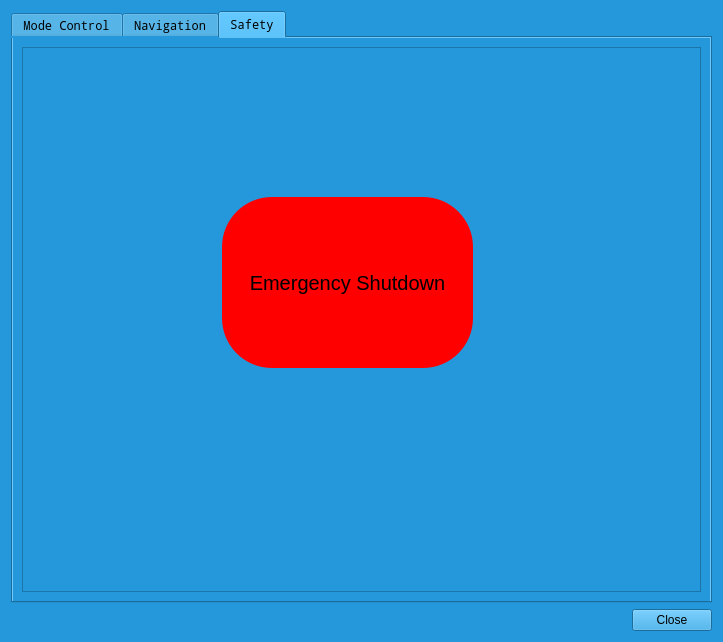
<?xml version="1.0" encoding="UTF-8"?>
<ui version="4.0">
 <class>Control</class>
 <widget class="QDialog" name="Control">
  <property name="geometry">
   <rect>
    <x>0</x>
    <y>0</y>
    <width>723</width>
    <height>642</height>
   </rect>
  </property>
  <property name="windowTitle">
   <string>Controls</string>
  </property>
  <property name="styleSheet">
   <string notr="true">background-color: #2498db</string>
  </property>
  <layout class="QVBoxLayout" name="verticalLayout">
   <item>
    <widget class="QTabWidget" name="TabWidget">
     <property name="font">
      <font>
       <family>Noto Mono</family>
      </font>
     </property>
     <property name="layoutDirection">
      <enum>Qt::LeftToRight</enum>
     </property>
     <property name="tabPosition">
      <enum>QTabWidget::North</enum>
     </property>
     <property name="currentIndex">
      <number>2</number>
     </property>
     <widget class="QWidget" name="ModeControl">
      <attribute name="title">
       <string>Mode Control</string>
      </attribute>
      <layout class="QVBoxLayout" name="verticalLayout_4">
       <item>
        <widget class="QFrame" name="frame_2">
         <property name="frameShape">
          <enum>QFrame::StyledPanel</enum>
         </property>
         <property name="frameShadow">
          <enum>QFrame::Raised</enum>
         </property>
         <layout class="QVBoxLayout" name="verticalLayout_7">
          <item>
           <widget class="QPushButton" name="Manual">
            <property name="text">
             <string>Manual Mode</string>
            </property>
           </widget>
          </item>
          <item>
           <widget class="QPushButton" name="Autonomous">
            <property name="text">
             <string>Autonomous Mode</string>
            </property>
           </widget>
          </item>
         </layout>
        </widget>
       </item>
      </layout>
     </widget>
     <widget class="QWidget" name="Navigation">
      <attribute name="title">
       <string>Navigation</string>
      </attribute>
      <layout class="QVBoxLayout" name="verticalLayout_2">
       <item>
        <widget class="QFrame" name="frame">
         <property name="frameShape">
          <enum>QFrame::StyledPanel</enum>
         </property>
         <property name="frameShadow">
          <enum>QFrame::Raised</enum>
         </property>
         <layout class="QHBoxLayout" name="horizontalLayout">
          <item>
           <layout class="QVBoxLayout" name="verticalLayout_3">
            <item>
             <widget class="QLabel" name="StartStop">
              <property name="minimumSize">
               <size>
                <width>0</width>
                <height>60</height>
               </size>
              </property>
              <property name="text">
               <string>&lt;p style=&quot; margin-top:0px; margin-bottom:0px; margin-left:0px; margin-right:0px; -qt-block-indent:0; text-indent:0px;&quot;&gt;&lt;span style=&quot; font-family:'Courier New'; font-size:18pt; font-weight:600;&quot;&gt;Start/Stop Command&lt;/span&gt;&lt;/p&gt;</string>
              </property>
              <property name="alignment">
               <set>Qt::AlignCenter</set>
              </property>
             </widget>
            </item>
            <item>
             <widget class="QPushButton" name="Start_Stop">
              <property name="styleSheet">
               <string notr="true">font: 18pt &quot; Courier New&quot;; color:black; background-color: #5ADBFF; border-radius: 5px 5px 5px 5px</string>
              </property>
              <property name="text">
               <string>Start/Stop</string>
              </property>
             </widget>
            </item>
            <item>
             <widget class="Line" name="line_2">
              <property name="orientation">
               <enum>Qt::Horizontal</enum>
              </property>
             </widget>
            </item>
            <item>
             <widget class="QLabel" name="DirectionControl">
              <property name="minimumSize">
               <size>
                <width>0</width>
                <height>60</height>
               </size>
              </property>
              <property name="text">
               <string>&lt;p style=&quot; margin-top:0px; margin-bottom:0px; margin-left:0px; margin-right:0px; -qt-block-indent:0; text-indent:0px;&quot;&gt;&lt;span style=&quot; font-family:'Courier New'; font-size:18pt; font-weight:600;&quot;&gt;Direction Control&lt;/span&gt;&lt;/p&gt;</string>
              </property>
              <property name="alignment">
               <set>Qt::AlignCenter</set>
              </property>
             </widget>
            </item>
            <item>
             <widget class="QPushButton" name="Forward">
              <property name="text">
               <string>Forward</string>
              </property>
             </widget>
            </item>
            <item>
             <layout class="QHBoxLayout" name="horizontalLayout_2">
              <item>
               <widget class="QPushButton" name="TurnLeft">
                <property name="text">
                 <string>Turn Left</string>
                </property>
               </widget>
              </item>
              <item>
               <widget class="QWidget" name="widget_2" native="true"/>
              </item>
              <item>
               <widget class="QPushButton" name="TurnRight">
                <property name="text">
                 <string>Turn Right</string>
                </property>
               </widget>
              </item>
             </layout>
            </item>
            <item>
             <widget class="QPushButton" name="Backward">
              <property name="text">
               <string>Backward</string>
              </property>
             </widget>
            </item>
            <item>
             <widget class="Line" name="line">
              <property name="orientation">
               <enum>Qt::Horizontal</enum>
              </property>
             </widget>
            </item>
            <item>
             <widget class="QLabel" name="SpeedControl">
              <property name="minimumSize">
               <size>
                <width>0</width>
                <height>60</height>
               </size>
              </property>
              <property name="text">
               <string>&lt;p style=&quot; margin-top:0px; margin-bottom:0px; margin-left:0px; margin-right:0px; -qt-block-indent:0; text-indent:0px;&quot;&gt;&lt;span style=&quot; font-family:'Courier New'; font-size:18pt; font-weight:600;&quot;&gt;Speed Control&lt;/span&gt;&lt;/p&gt;</string>
              </property>
              <property name="alignment">
               <set>Qt::AlignCenter</set>
              </property>
             </widget>
            </item>
            <item>
             <layout class="QHBoxLayout" name="horizontalLayout_3">
              <item>
               <widget class="QDoubleSpinBox" name="EditSpeed"/>
              </item>
              <item>
               <widget class="QLabel" name="label_7">
                <property name="minimumSize">
                 <size>
                  <width>60</width>
                  <height>60</height>
                 </size>
                </property>
                <property name="maximumSize">
                 <size>
                  <width>100</width>
                  <height>16777215</height>
                 </size>
                </property>
                <property name="styleSheet">
                 <string notr="true">font: 18pt &quot; Courier New&quot;;</string>
                </property>
                <property name="text">
                 <string>&lt;p style=&quot; margin-top:0px; margin-bottom:0px; margin-left:0px; margin-right:0px; -qt-block-indent:0; text-indent:0px;&quot;&gt;&lt;span style=&quot; font-family:'Courier New'; font-size:18pt; font-weight:600;&quot;&gt;m/s&lt;/span&gt;&lt;/p&gt;</string>
                </property>
                <property name="alignment">
                 <set>Qt::AlignCenter</set>
                </property>
               </widget>
              </item>
             </layout>
            </item>
            <item>
             <widget class="QPushButton" name="SetVelocity">
              <property name="text">
               <string>Set Velocity</string>
              </property>
              <property name="default">
               <bool>false</bool>
              </property>
             </widget>
            </item>
            <item>
             <widget class="Line" name="line_3">
              <property name="orientation">
               <enum>Qt::Horizontal</enum>
              </property>
             </widget>
            </item>
           </layout>
          </item>
         </layout>
        </widget>
       </item>
      </layout>
     </widget>
     <widget class="QWidget" name="Safety">
      <attribute name="title">
       <string>Safety</string>
      </attribute>
      <layout class="QVBoxLayout" name="verticalLayout_5">
       <item>
        <widget class="QFrame" name="frame_3">
         <property name="frameShape">
          <enum>QFrame::StyledPanel</enum>
         </property>
         <property name="frameShadow">
          <enum>QFrame::Raised</enum>
         </property>
         <layout class="QVBoxLayout" name="verticalLayout_6">
          <item>
           <widget class="QWidget" name="widget" native="true">
            <widget class="QPushButton" name="EmStop">
             <property name="geometry">
              <rect>
               <x>190</x>
               <y>140</y>
               <width>251</width>
               <height>171</height>
              </rect>
             </property>
             <property name="font">
              <font>
               <pointsize>15</pointsize>
              </font>
             </property>
             <property name="styleSheet">
              <string notr="true">background-color: rgb(255, 0, 0); border-radius: 50px;</string>
             </property>
             <property name="text">
              <string>Emergency Shutdown</string>
             </property>
            </widget>
           </widget>
          </item>
         </layout>
        </widget>
       </item>
      </layout>
     </widget>
    </widget>
   </item>
   <item>
    <widget class="QDialogButtonBox" name="buttonBox">
     <property name="orientation">
      <enum>Qt::Horizontal</enum>
     </property>
     <property name="standardButtons">
      <set>QDialogButtonBox::Close</set>
     </property>
    </widget>
   </item>
  </layout>
 </widget>
 <resources/>
 <connections>
  <connection>
   <sender>buttonBox</sender>
   <signal>accepted()</signal>
   <receiver>Control</receiver>
   <slot>accept()</slot>
   <hints>
    <hint type="sourcelabel">
     <x>248</x>
     <y>254</y>
    </hint>
    <hint type="destinationlabel">
     <x>157</x>
     <y>274</y>
    </hint>
   </hints>
  </connection>
  <connection>
   <sender>buttonBox</sender>
   <signal>rejected()</signal>
   <receiver>Control</receiver>
   <slot>reject()</slot>
   <hints>
    <hint type="sourcelabel">
     <x>316</x>
     <y>260</y>
    </hint>
    <hint type="destinationlabel">
     <x>286</x>
     <y>274</y>
    </hint>
   </hints>
  </connection>
 </connections>
</ui>
